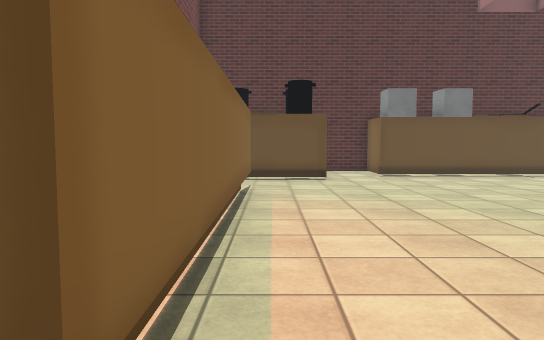
view 1 (above)

12 first-person views from a walk through a Unity game level. The camera is 1.2 m above the floor, tilts 4° down and sees 70° across. The floor is counted in squares, 1 m on a side. Each view is taken from the middle of a square. On the plan, view 1 faces up. The plan holds only what a view shows up to about 15 squares ahead; the rest is blank. The place goes on beyond the plan. The player is left out. Some animated figures are not drawn. Some surface patterns are stand-ins.

view 2
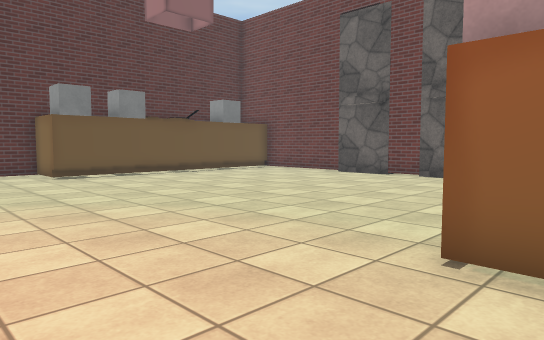

view 3
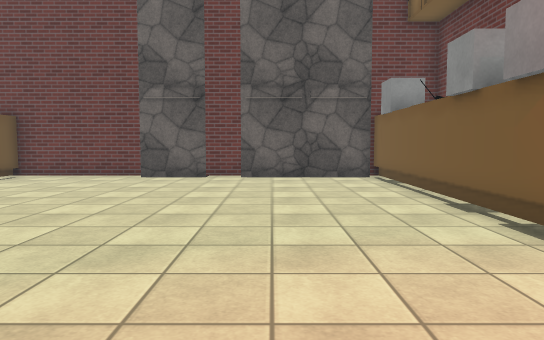

view 4
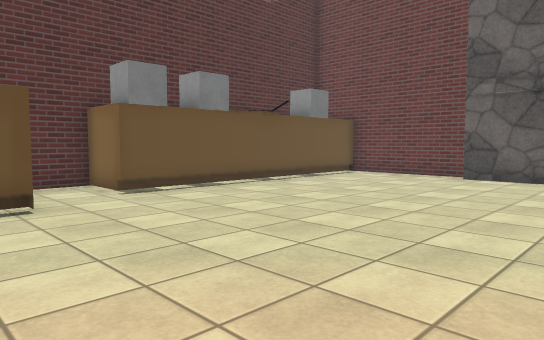

view 5
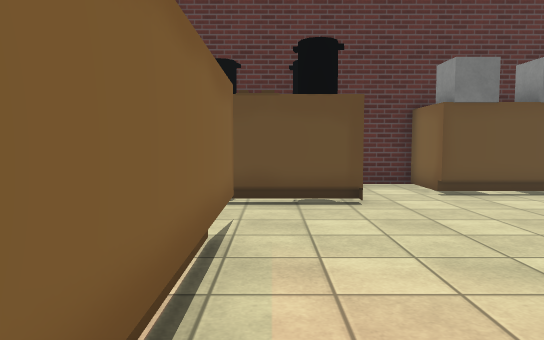

view 6
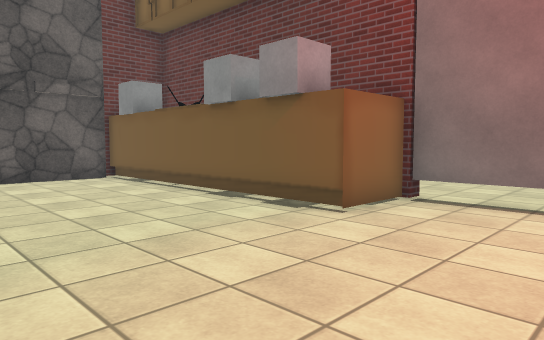

view 7
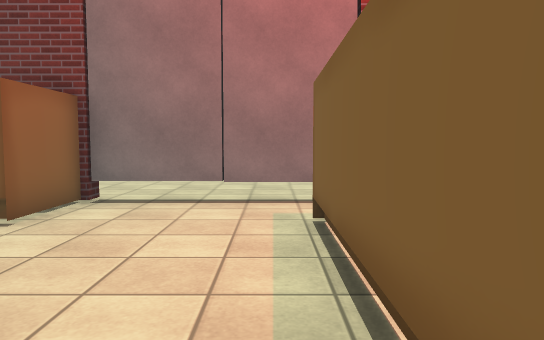

view 8
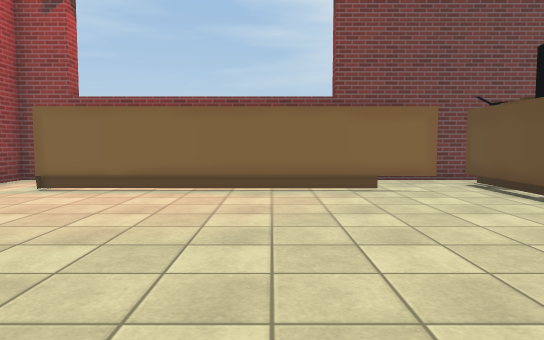

view 9
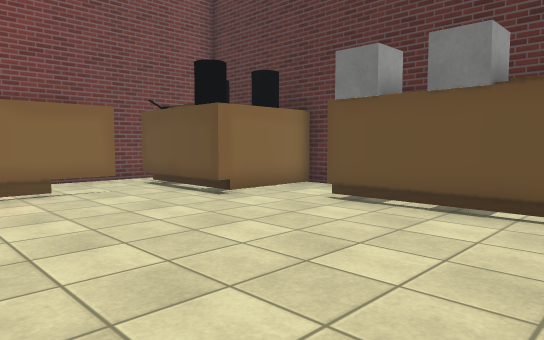

view 10
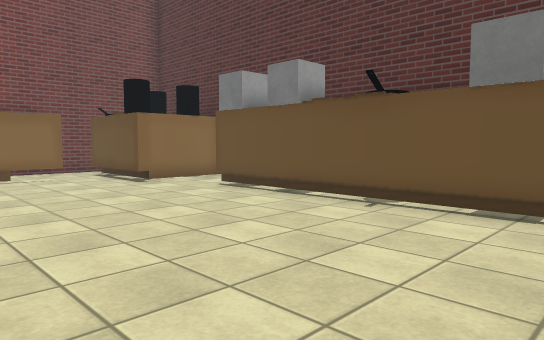

view 11
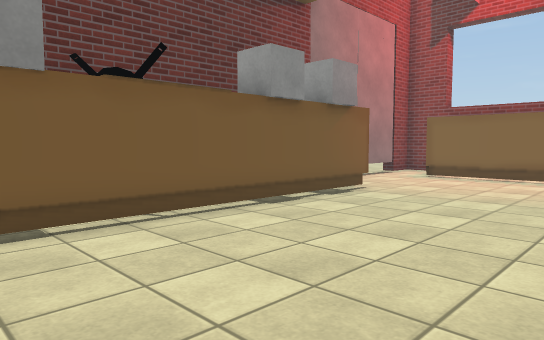

view 12
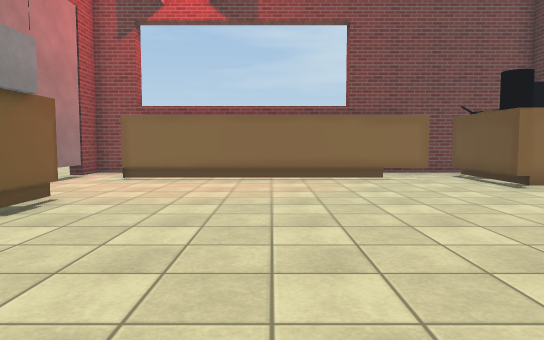

### Floor plan
Points are (right, up) in squares from view 1. A wall is a line through its corners. A room is listed if a view was taken in it or the views show most of it. See-through windows are left out.
Room 1 (views 1, 2, 3, 4, 5, 6, 7, 8, 9, 10, 11, 12)
walls: (3.8, 1.5) (13.5, 1.5); (8.6, 13.8) (3.8, 13.8); (3.8, 14) (3.8, 15.8) (1.8, 15.8) (1.8, 12.5) (-2, 12.5); (-0.6, 11.1) (-0.6, 1); (13.5, 1.3) (13.5, 14); (13.5, 13.8) (9.4, 13.8); (-2.9, 13.3) (-2.9, 10.5); (-2.9, 0.4) (-2.9, -0.7) (3.8, -0.7) (3.8, 1.3)
low walls: (3.8, 1.3) (9.5, 1.3); (1.8, 12.8) (-0.6, 12.8); (10.5, 1.3) (12.4, 1.3); (-0.8, 9.7) (-0.8, 1.1); (8.6, 14) (3.8, 14); (12.5, 1.3) (13.5, 1.3); (12.2, 14) (9.5, 14); (-1.4, 12.8) (-2.1, 12.8); (13.5, 14) (12.8, 14)

Positions as (right, up) in squares from view 1, and headings:
1: (0, 0), facing up
2: (0, 0), facing up-right
3: (0, 5), facing right
4: (0, 5), facing up-right
5: (0, 5), facing up
6: (0, 7), facing down-right
7: (0, 7), facing down
8: (9, 7), facing left
9: (9, 7), facing up-left
10: (13, 7), facing up-left
11: (13, 7), facing down-left
12: (12, 6), facing left
